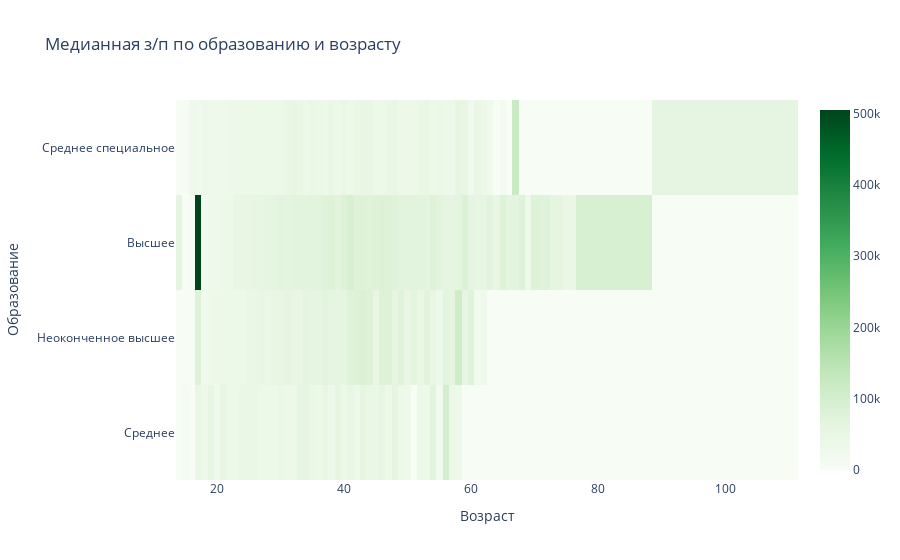

Here is the notebook cell this chart was saved with:
### Markdown cell above
7. Постройте сводную таблицу, иллюстрирующую зависимость **медианной** желаемой заработной платы от возраста (**"Возраст"**) и образования (**"Образование"**). На полученной сводной таблице постройте **тепловую карту**. Проанализируйте тепловую карту, сравнив показатели внутри групп.

### Code cell
pivot = data_hh_work.pivot_table(
    index='Образование',
    columns='Возраст',
    values='желаемая ЗП',
    aggfunc='median',
    fill_value=0
)
display(pivot)

fig = px.imshow(
    pivot,
    aspect='auto',
    color_continuous_scale='greens',
    title='Медианная з/п по образованию и возрасту'
)
fig.show()

### Figure 1 — Plotly figure (JSON) as saved in the notebook; plotly's stock layout.template omitted (floating-point values rounded to 4 significant figures; data arrays with more than 128 entries replaced by an {"elided": "..."} marker saying what was removed)
{"data": [{"coloraxis": "coloraxis", "hovertemplate": "Возраст: %{x}<br>Образование: %{y}<br>color: %{z}<extra></extra>", "name": "0", "type": "heatmap", "x": [14, 15, 16, 17, 18, 19, 20, 21, 22, 23, 24, 25, 26, 27, 28, 29, 30, 31, 32, 33, 34, 35, 36, 37, 38, 39, 40, 41, 42, 43, 44, 45, 46, 47, 48, 49, 50, 51, 52, 53, 54, 55, 56, 57, 58, 59, 60, 61, 62, 63, 64, 65, 66, 67, 68, 69, 70, 71, 72, 73, 76, 77, 100], "xaxis": "x", "y": ["Cреднее специальное", "Высшее", "Неоконченное высшее", "Среднее"], "yaxis": "y", "z": {"elided": "4x63 float values"}}], "layout": {"coloraxis": {"colorscale": [[0, "rgb(247,252,245)"], [0.125, "rgb(229,245,224)"], [0.25, "rgb(199,233,192)"], [0.375, "rgb(161,217,155)"], [0.5, "rgb(116,196,118)"], [0.625, "rgb(65,171,93)"], [0.75, "rgb(35,139,69)"], [0.875, "rgb(0,109,44)"], [1, "rgb(0,68,27)"]]}, "title": {"text": "Медианная з/п по образованию и возрасту"}, "xaxis": {"anchor": "y", "domain": [0, 1], "title": {"text": "Возраст"}}, "yaxis": {"anchor": "x", "autorange": "reversed", "domain": [0, 1], "title": {"text": "Образование"}}}}
